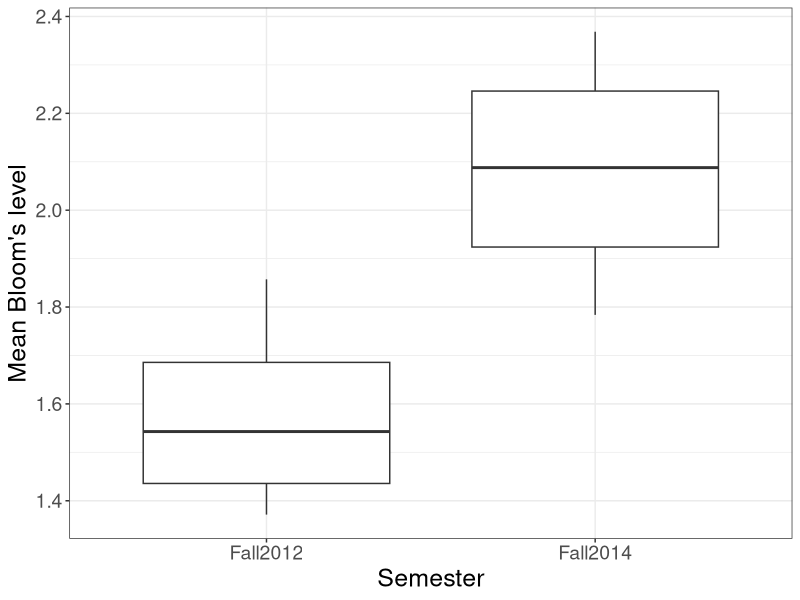
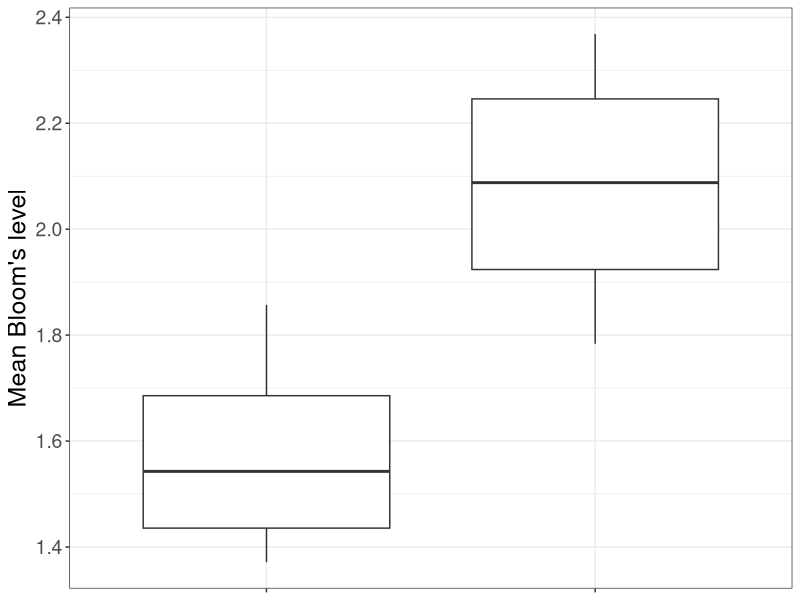
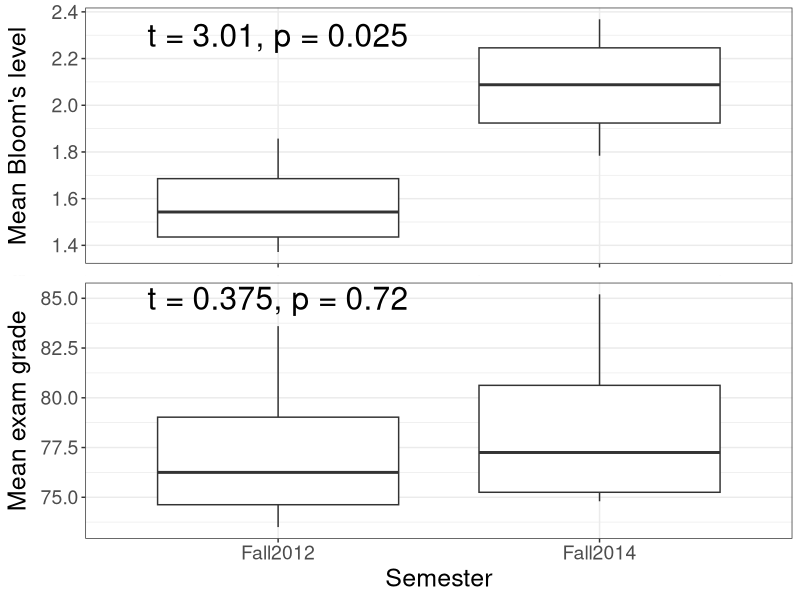

Write the R code that produced these figures, in order.
#=============================================================================================================#
# Script created by Meghan Duffy, duffymeg@umich.edu
# Script created in version R 3.1.2 
# This script is for analyzing Bloom's taxonomy levels of exams from Fall 2012 & Fall 2014
# Meg and Cindee Giffen assigned Bloom's levels to each exam question, working from key 1 for
# each exam. The numbers correspond to:
# 1 = Remember; basic recall
# 2 = Understand; e.g., given a new example, be able to recognize a concept covered in class
# 3 = Apply; e.g., recognizing what equation needed to be used, figuring out what information 
#      from the question goes into that equation, and correctly solving
# 4 = Analyze; give students completely new data that they have to interpret in light of the 
#      concepts covered; have students make predictions (either verbally or graphically) based on 
#      a novel scenario
#=============================================================================================================#

# Set working directory
#use line below if working on pc
setwd("C:/Users/duffymeg/Box Sync/Teaching/Michigan/IntroBio/ExamAnalyses/BloomsTaxonomyAnalysis")
#use line below if working on mac
# setwd("~/Box Sync/Teaching/Michigan/IntroBio/ExamAnalyses/BloomsTaxonomyAnalysis")

# load data
bloomsdata <- read.csv("BloomsTaxonomy.csv", header=TRUE, na.strings="?", dec=".", strip.white=TRUE)

#summarize Bloom's levels by exam
library(dplyr)
bloomsavg <- bloomsdata %>% group_by(Semester,Exam) %>% summarise(avg=mean(BloomsLevel)) %>% as.data.frame

#plot
library(ggplot2)
p <- ggplot(bloomsavg, aes(x=Semester, y=avg)) + 
  geom_boxplot() + theme_bw() +
  labs(x="Semester", y=expression(paste("Mean Bloom's level"))) + theme(
    axis.title.y = element_text(size=18),
    axis.title.x = element_text(size=18),
    axis.text.x = element_text(size=14),
    axis.text.y = element_text(size=14)
  )
p

#redoing to drop x-axis labels for eventual multiplot
p <- ggplot(bloomsavg, aes(x=Semester, y=avg)) + 
  geom_boxplot() + theme_bw() +
  labs(x="Semester", y=expression(paste("Mean Bloom's level"))) + theme(
    axis.title.y = element_text(size=18),
    axis.title.x = element_blank(),
    axis.text.x = element_blank(),
    axis.text.y = element_text(size=14)
  )
p

#compare Bloom's levels from Fall 2012 to Fall 2014
t.test(bloomsavg$avg~bloomsavg$Semester)

#add text with t-test result to figure
p1 <- p + annotate("text",x=1,y=2.3, label = "t = 3.01, p = 0.025", size=8)
#for above, would be better if could figure out a way to automatically link text on figure
#with results of stats, in case need to rerun on updated data file


#now load exam mean grades
examgrades <- read.csv("ExamGradesFall20122014.csv", header=TRUE, na.strings="?", dec=".", strip.white=TRUE)

#plot exam grades
q <- ggplot(examgrades, aes(x=Semester, y=MeanGrade)) + 
  geom_boxplot() + theme_bw() +
  labs(x="Semester", y=expression(paste("Mean exam grade"))) + theme(
    axis.title.y = element_text(size=18),
    axis.title.x = element_text(size=18),
    axis.text.x = element_text(size=14),
    axis.text.y = element_text(size=14)
  )
q

#compare exam grades from Fall 2012 to Fall 2014
t.test(examgrades$MeanGrade~examgrades$Semester)

#add text with t-test result to figure
q1 <- q + annotate("text",x=1,y=85.0, label = "t = 0.375, p = 0.72", size=8)
#for above, would be better if could figure out a way to automatically link text on figure
#with results of stats, in case need to rerun on updated data file

#plot together:
library(grid)
grid.draw(rbind(ggplotGrob(p1),ggplotGrob(q1),size="last"))
